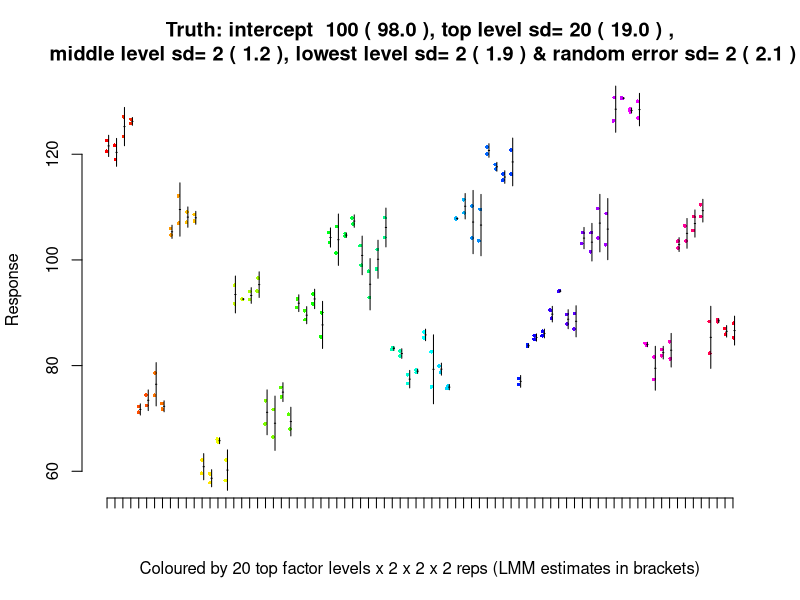

Recreate this plot in R.


#~~~~~~~~~~~~~~~~~~~~~~~~~~~~~~~~~~~~~~~~~~~~~~~~~~~~~~~~~~~~~~~~~~~~~~~~~~~~~~~~~~~~~~~~~~~~~~~~~~~~~~~~~~~~~~~~~~~~~~~ 

rm(list=ls())

# design
l1 <- 20      # level1   
l2 <- 2       # level2   
l3 <- 2       # level3   
repz <-2      # replicates
N <- l1*l2*l3*repz

# true SDs
beta  <- 100 # intercept
sd1   <-  20  # top
sd2   <-  2  # middle
sd3   <-  2  # bottom
error <-  2

A <- (l1)
B <- (l1*l2)
C <- (l1*l2*l3)
#~~~~~~~~~~~~~~~~~~~~~~~~~~~~~~~~~~~~~~~~~~~~~~~~~~~~~~~~~~~~~~~~~~~~~~~~~~~~~~~~~~~~~~~~~~~~~~~~~~~~~~~~~~~~~~~~~~~~~~~ 

level1. <- as.factor(rep (1:A, each=repz*l2*l3)) # ABOVE DAY
level2. <- as.factor(rep (1:B, each=repz*l3)) # DAY
level3. <- as.factor(rep (1:C, each=repz)) # RUN
Data    <- data.frame(level1.,level2.,level3.)

matrix1    <- model.matrix(~ 0 + level1., data=Data)
matrix2    <- model.matrix(~ 0 + level2., data=Data)
matrix3    <- model.matrix(~ 0 + level3., data=Data)

r1  <- matrix1 %*%  rnorm(A, 0, sd1)      
r2  <- matrix2 %*%  rnorm(B, 0, sd2)   
r3  <- matrix3 %*%  rnorm(C, 0, sd3)   

Data$Response  <-   beta + r1 + r2 + r3 + rnorm(N, 0, error)   

#~~~~~~~~~~~~~~~~~~~~~~~~~~~~~~~~~~~~~~~~~~~~~~~~~~~~~~~~~~~~~~~~~~~~~~~~~~~~~~~~~~~~~~~~~~~~~~~~~~~~~~~~~~~~~~~~~~~~~~~ 

(f<-lme4::lmer(Response ~   (1|level1./level2./level3.), Data))
(f<- nlme::lme(Response ~ 1, random = ~1 |  level1./level2./level3.  , data=Data) )

##~~~~~~~~~~~~~~~~~~~~~~~~~~~~~~~~~~~~~~~~~~~~~~~~~~~~~~~~~~~~~~~~~~~~~~~~~~~~~~~~~~~~~~~~~~~~~~~~~~~~~~~~~~~~~~~~~~~~~~~ 

surv.fake <- function (grand.mean, top.sd, day.sd,  run.sd, residual, top, d,r ,reps){
  
  N <- top*d*r*reps
  A <- top
  B <- top*d
  C <- top*d*r
  
  to <-  rep (1:A, each=d*r*reps)
  day <- rep (1:B, each=r*reps  ) 
  run <- rep (1:C, each=reps    ) 
  
  ### simulate
  mu.top <- rnorm(A, grand.mean, top.sd)
  mu.sim <- rnorm(B, 0         , day.sd)
  mu.run <- rnorm(C, 0         , run.sd)
  
  return ( data.frame( top=as.factor(to),
                       day=as.factor(day), 
                       run=as.factor(run),
                       Response= rnorm( N, mu.top[to] + mu.sim[day] + mu.run[run], residual)
  ))
}

dd <- surv.fake(grand.mean=beta, top.sd=sd1, day.sd=sd2, run.sd=sd3, residual=error, 
                top=l1, d=l2, r=l3, reps=repz)

#~~~~~~~~~~~~~~~~~~~~~~~~~~~~~~~~~~~~~~~~~~~~~~~~~~~~~~~~~~~~~~~~~~~~~~~~~~~~~~~~~~~~~~~~~~~~~~~~~~~~~~~~~~~~~~~~~~~~~~~ 

(f<-lme4::lmer(Response ~   (1|top/day/run), dd))
(f<- nlme::lme(Response ~ 1, random = ~1 |  top/day/run  , data=dd) )

#~~~~~~~~~~~~~~~~~~~~~~~~~~~~~~~~~~~~~~~~~~~~~~~~~~~~~~~~~~~~~~~~~~~~~~~~~~~~~~~~~~~~~~~~~~~~~~~~~~~~~~~~~~~~~~~~~~~~~~~ 
# pull out some estimates to add to the plot


p4 <- function(x) {formatC(x, format="f", digits=4)}
p1 <- function(x) {formatC(x, format="f", digits=1)}

require(nlme)
modelint<-f

possibleError <-  
  tryCatch(intervals(lme(Response ~ 1, random = ~1 |  top/day/run  , data=dd)), 
           error=function(e) e)

###http://stackoverflow.com/questions/8093914
###/skip-to-next-value-of-loop-upon-error-in-r-trycatch

if(!inherits(possibleError, "error")){
  
  modelint<-possibleError
  
  emu      <-p1(modelint[['fixed']][2][[1]]    )  
  etop     <-p1(modelint[['reStruct']][['top']][2][[1]])
  eday     <-p1(modelint[['reStruct']][['day']][2][[1]])
  erun     <-p1(modelint[['reStruct']][['run']][2][[1]])
  esigma   <-p1(modelint[['sigma']][2][[1]])
  
}
#################################################################




d1<-Data
require(reshape)
d1$grp<-paste(level1. ,level2., level3., sep=".")
d1 <- rename(d1, c(Response="count"))
d1 <- rename(d1, c(grp="spray"))
d1 <- d1[order(d1$spray),]

limit<-dim(table(d1$spray))

attach(d1)
sprayTypes <- unique(spray)

y <- as.numeric(as.character(d1[,4])) 


plot(y, as.factor(d1[,4]) ,  ylim=c(min(y),max(y)) , xlim=c(1, limit) , xaxt="n",
     main=paste("Truth: intercept ",beta,"(",emu,"), top level sd=",sd1,"(",etop,")", ",\n middle level sd=",sd2 ,"(",eday,"), lowest level sd=",sd3, "(",erun,") & random error sd=", error,"(",esigma,")"),
     xlab=paste("Coloured by",l1,"top factor levels x",l2,"x",l3,"x",repz,"reps (LMM estimates in brackets)"), 
     ylab="Response", frame.plot=F , col="white")  


axis(1,  at=1:limit,labels=F  )


##make colours
chk<-as.character(d1$spray)
x<-as.data.frame(table(chk))
freq<-x[,2]
value<-max(dput(1:dim(x)[1]))
IR<-value+1
clr<-rainbow(IR)
clr<-rep(rainbow(l1*l2), each=l2)  #new
wR<-(2*IR-1:IR)/(2*IR)
##colour made
for (i in 1 : length(sprayTypes)){
  y <- count[spray == sprayTypes[i]]
  n <- sum(spray == sprayTypes[i])
  points(jitter(rep(i, n), amount = .1), y, pch = 16, cex = .5,
         
         col=clr[i]
  )
  
  lines(i + c(.12, .28), rep(mean(y), 2), lwd = 1, col="black")
  lines(rep(i + .2, 2),
        mean(y) + c(-1.96, 1.96) * sd(y) / sqrt(n),  lwd = 1, col="black"
        
  )
}

detach(d1)
